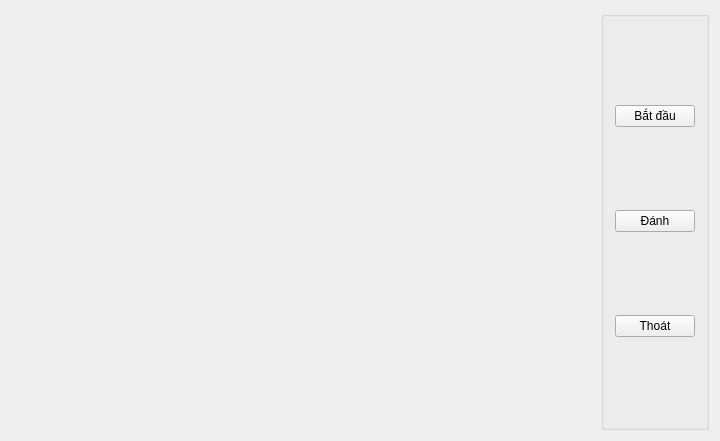
<?xml version="1.0" encoding="UTF-8"?>
<ui version="4.0">
 <class>MainWindow</class>
 <widget class="QMainWindow" name="MainWindow">
  <property name="geometry">
   <rect>
    <x>0</x>
    <y>0</y>
    <width>720</width>
    <height>441</height>
   </rect>
  </property>
  <property name="sizePolicy">
   <sizepolicy hsizetype="Expanding" vsizetype="Expanding">
    <horstretch>0</horstretch>
    <verstretch>0</verstretch>
   </sizepolicy>
  </property>
  <property name="windowTitle">
   <string>MainWindow</string>
  </property>
  <widget class="graphics" name="centralWidget">
   <property name="enabled">
    <bool>true</bool>
   </property>
   <property name="sizePolicy">
    <sizepolicy hsizetype="Expanding" vsizetype="Preferred">
     <horstretch>0</horstretch>
     <verstretch>0</verstretch>
    </sizepolicy>
   </property>
   <layout class="QHBoxLayout" name="horizontalLayout">
    <item>
     <widget class="graphics" name="widget" native="true">
      <property name="sizePolicy">
       <sizepolicy hsizetype="Expanding" vsizetype="Ignored">
        <horstretch>0</horstretch>
        <verstretch>0</verstretch>
       </sizepolicy>
      </property>
     </widget>
    </item>
    <item>
     <widget class="QGroupBox" name="groupBox">
      <property name="sizePolicy">
       <sizepolicy hsizetype="Fixed" vsizetype="Ignored">
        <horstretch>0</horstretch>
        <verstretch>0</verstretch>
       </sizepolicy>
      </property>
      <property name="title">
       <string/>
      </property>
      <layout class="QVBoxLayout" name="verticalLayout">
       <item>
        <widget class="QPushButton" name="batdau">
         <property name="text">
          <string>Bắt đầu</string>
         </property>
        </widget>
       </item>
       <item>
        <widget class="QPushButton" name="danh">
         <property name="text">
          <string>Đánh</string>
         </property>
        </widget>
       </item>
       <item>
        <widget class="QPushButton" name="thoat">
         <property name="text">
          <string>Thoát</string>
         </property>
        </widget>
       </item>
      </layout>
     </widget>
    </item>
   </layout>
  </widget>
 </widget>
 <layoutdefault spacing="6" margin="11"/>
 <customwidgets>
  <customwidget>
   <class>graphics</class>
   <extends>QWidget</extends>
   <header location="global">graphics.h</header>
   <container>1</container>
  </customwidget>
 </customwidgets>
 <resources/>
 <connections/>
</ui>
